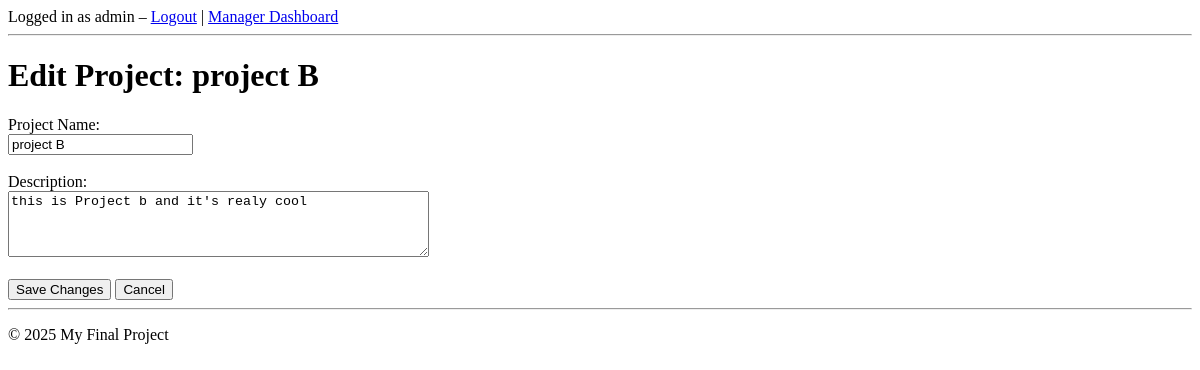
Before: /manager/edit-project/2 (signed in) with the older database file.
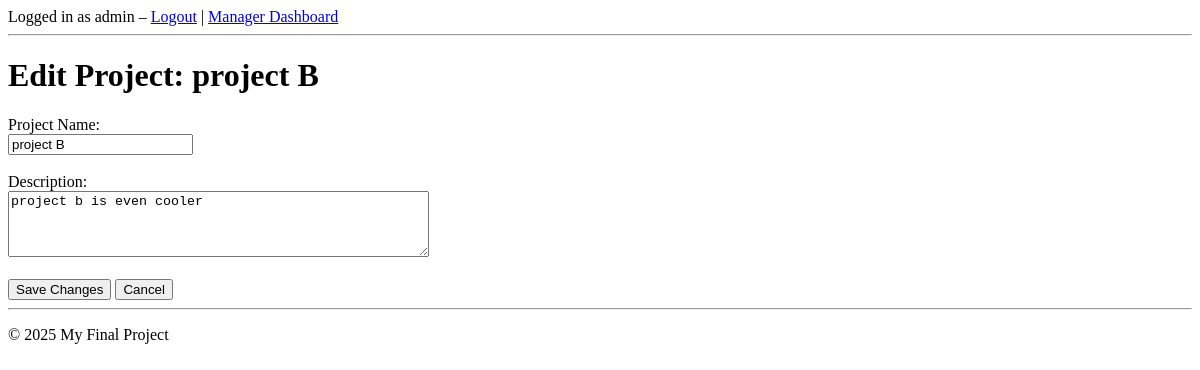
After: the same page with the newer database file.
### app.py (models this page shows)
class Project(db.Model):
    id = db.Column(db.Integer, primary_key=True)
    name = db.Column(db.String(150), unique=True, nullable=False)
    description = db.Column(db.String(500), nullable=True)
    total_hours = db.Column(db.Float, default=0.0)
    users = db.relationship(
        'User',
        secondary=employee_projects,
        back_populates='projects'
    )

### app.py (the view)
@app.route('/manager/edit-project/<int:project_id>', methods=['GET','POST'])
@admin_required
def manager_edit_project(project_id):
    proj = Project.query.get_or_404(project_id)
    if request.method == 'POST':
        proj.name = request.form['name']
        proj.description = request.form['description']
        db.session.commit()
        flash("Project updated!", "success")
        return redirect(url_for('manager_dashboard'))
    return render_template('manager_edit_project.html', proj=proj)

### app.py (called while the page is built)
def admin_required(f):
    @wraps(f)
    def decorated_function(*args, **kwargs):
        if 'user_id' not in session or session.get('role') != 'admin':
            flash("Admin access required.", "danger")
            return redirect(url_for('login'))
        return f(*args, **kwargs)
    return decorated_function

@app.before_request
def setup():
    global app_initialized
    if not app_initialized:
        db.create_all()
        create_admin()
        app_initialized = True

### templates/manager_edit_project.html
{% extends "base.html" %}
{% block content %}
<h1>Edit Project: {{ proj.name }}</h1>
<form method="POST">
    <label for="name">Project Name:</label><br>
    <input
        type="text"
        id="name"
        name="name"
        value="{{ proj.name }}"
        required
    >
    <br><br>
    <label for="description">Description:</label><br>
    <textarea
        id="description"
        name="description"
        rows="4"
        cols="50"
    >{{ proj.description }}</textarea>
    <br><br>
    <button type="submit">Save Changes</button>
    <a href="{{ url_for('manager_dashboard') }}">
        <button type="button">Cancel</button>
    </a>
</form>
{% endblock %}

### templates/base.html (shortened to what this page needs)
<!DOCTYPE html>
<html lang="en">
<head>
</head>
<body>
  <header>
    <nav>
      {% if session['user_id'] is defined %}
          Logged in as {{ session.get('role') }}
          – <a href="{{ url_for('logout') }}">Logout</a>
          {% if session.get('role') == 'admin' %}
             | <a href="{{ url_for('manager_dashboard') }}">Manager Dashboard</a>
          {% else %}
             | <a href="{{ url_for('employee_dashboard') }}">Employee Dashboard</a>
          {% endif %}
      {% else %}
          <a href="{{ url_for('login') }}">Login</a> |
          <a href="{{ url_for('signup') }}">Sign Up</a>
      {% endif %}
    </nav>
  </header>
  <hr>
  <main>
    {% block content %}{% endblock %}
  </main>
  <footer>
    <hr>
    <p>&copy; 2025 My Final Project</p>
  </footer>
</body>
</html>

Changed rows visible on the page:
changed Project "project B": description "this is Project b and it's realy cool" → "project b is even cooler"
